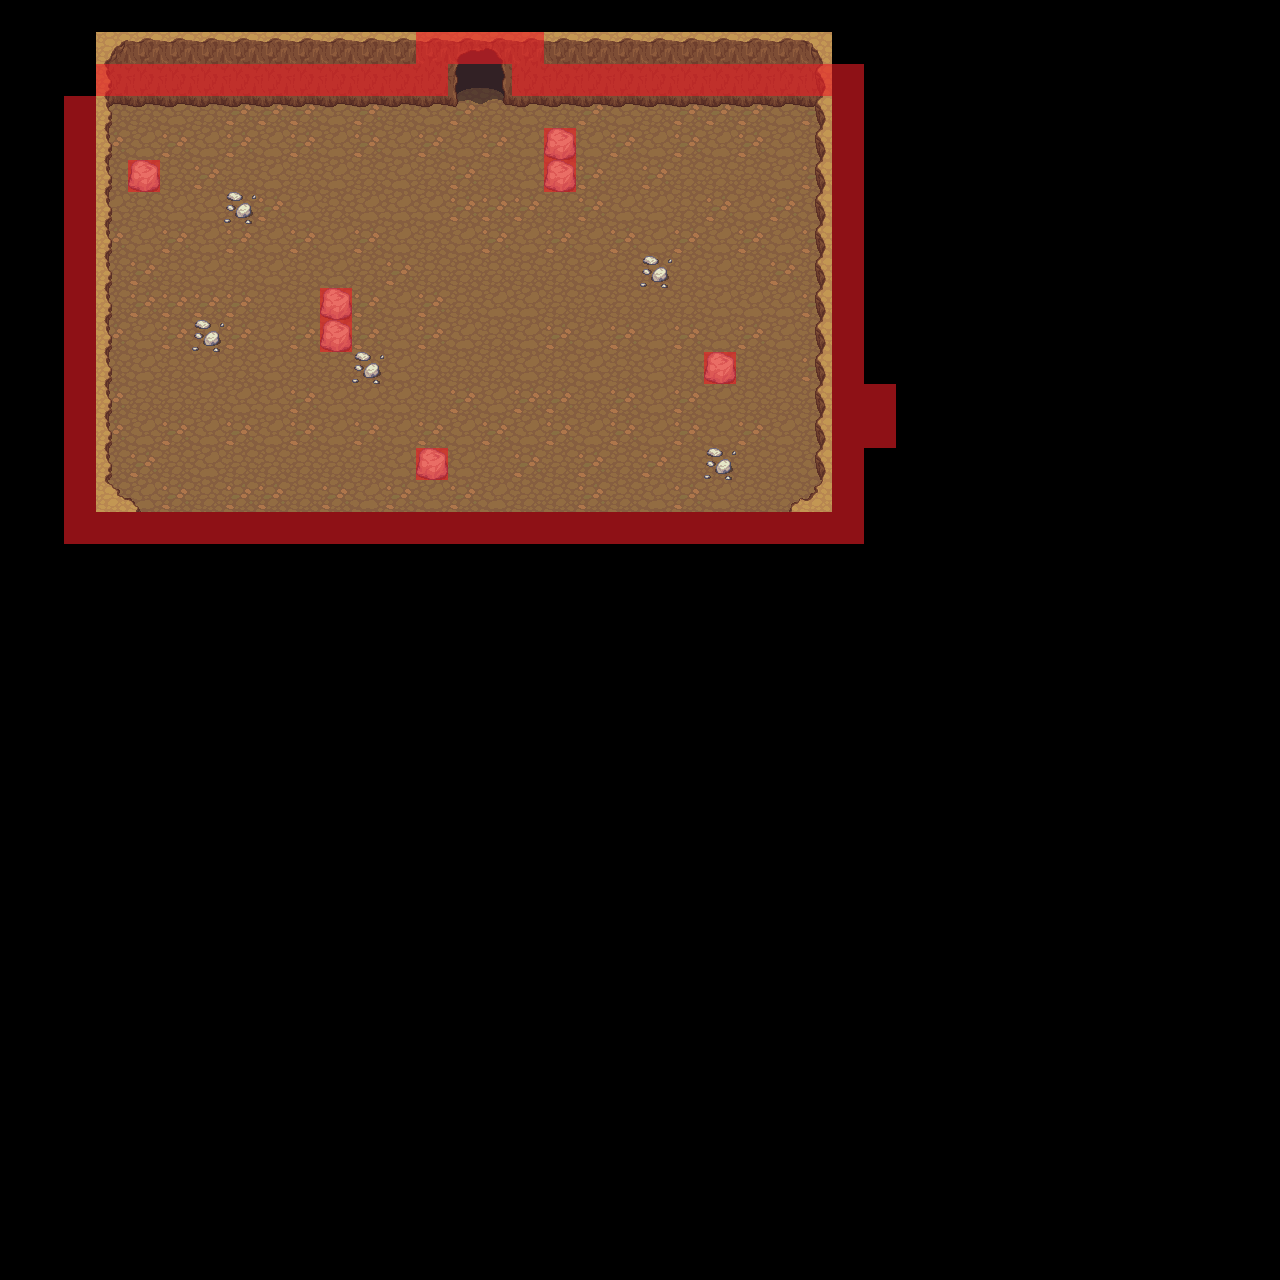

A level layout from a 2D game, rendered from its tile map. Below: a short description, then the map file with tile-grid data replaced by summaries:
An orthogonal 40x40 tile map with 32x32 px tiles, 7 tile layers (Floor, Path, Objects, Low Wall, ...), 39 tilesets and 1 object.

<map version="1.0" orientation="orthogonal" renderorder="right-down" width="40" height="40" tilewidth="32" tileheight="32" nextobjectid="1">
 <tileset firstgid="1" name="castlefloors_outside" tilewidth="32" tileheight="32" tilecount="20" columns="4">
  <image source="../ArtworkAssets/LPC Base Assets/LPC Base Assets/tiles/castlefloors_outside.png" width="128" height="160" />
 </tileset>
 <tileset firstgid="21" name="castlewalls" tilewidth="32" tileheight="32" tilecount="180" columns="12">
  <image source="../ArtworkAssets/LPC Base Assets/LPC Base Assets/tiles/castlewalls.png" width="384" height="480" />
 </tileset>
 <tileset firstgid="201" name="cement" tilewidth="32" tileheight="32" tilecount="18" columns="3">
  <image source="../ArtworkAssets/LPC Base Assets/LPC Base Assets/tiles/cement.png" width="96" height="192" />
 </tileset>
 <tileset firstgid="219" name="cementstair" tilewidth="32" tileheight="32" tilecount="20" columns="5">
  <image source="../ArtworkAssets/LPC Base Assets/LPC Base Assets/tiles/cementstair.png" width="160" height="128" />
 </tileset>
 <tileset firstgid="239" name="chests" tilewidth="32" tileheight="32" tilecount="6" columns="2">
  <image source="../ArtworkAssets/LPC Base Assets/LPC Base Assets/tiles/chests.png" width="64" height="96" />
 </tileset>
 <tileset firstgid="245" name="country" tilewidth="32" tileheight="32" tilecount="20" columns="5">
  <image source="../ArtworkAssets/LPC Base Assets/LPC Base Assets/tiles/country.png" width="160" height="128" />
 </tileset>
 <tileset firstgid="265" name="cup" tilewidth="32" tileheight="32" tilecount="2" columns="1">
  <image source="../ArtworkAssets/LPC Base Assets/LPC Base Assets/tiles/cup.png" width="32" height="64" />
 </tileset>
 <tileset firstgid="267" name="dirt" tilewidth="32" tileheight="32" tilecount="18" columns="3">
  <image source="../ArtworkAssets/LPC Base Assets/LPC Base Assets/tiles/dirt.png" width="96" height="192" />
 </tileset>
 <tileset firstgid="285" name="dirt2" tilewidth="32" tileheight="32" tilecount="18" columns="3">
  <image source="../ArtworkAssets/LPC Base Assets/LPC Base Assets/tiles/dirt2.png" width="96" height="192" />
 </tileset>
 <tileset firstgid="303" name="dungeon" tilewidth="32" tileheight="32" tilecount="104" columns="13">
  <image source="../ArtworkAssets/LPC Base Assets/LPC Base Assets/tiles/dungeon.png" width="416" height="256" />
 </tileset>
 <tileset firstgid="407" name="grass" tilewidth="32" tileheight="32" tilecount="18" columns="3">
  <image source="../ArtworkAssets/LPC Base Assets/LPC Base Assets/tiles/grass.png" width="96" height="192" />
 </tileset>
 <tileset firstgid="425" name="grassalt" tilewidth="32" tileheight="32" tilecount="18" columns="3">
  <image source="../ArtworkAssets/LPC Base Assets/LPC Base Assets/tiles/grassalt.png" width="96" height="192" />
 </tileset>
 <tileset firstgid="443" name="hole" tilewidth="32" tileheight="32" tilecount="18" columns="3">
  <image source="../ArtworkAssets/LPC Base Assets/LPC Base Assets/tiles/hole.png" width="96" height="192" />
 </tileset>
 <tileset firstgid="461" name="holek" tilewidth="32" tileheight="32" tilecount="18" columns="3">
  <image source="../ArtworkAssets/LPC Base Assets/LPC Base Assets/tiles/holek.png" width="96" height="192" />
 </tileset>
 <tileset firstgid="479" name="holemid" tilewidth="32" tileheight="32" tilecount="18" columns="3">
  <image source="../ArtworkAssets/LPC Base Assets/LPC Base Assets/tiles/holemid.png" width="96" height="192" />
 </tileset>
 <tileset firstgid="497" name="house" tilewidth="32" tileheight="32" tilecount="63" columns="9">
  <image source="../ArtworkAssets/LPC Base Assets/LPC Base Assets/tiles/house.png" width="288" height="224" />
 </tileset>
 <tileset firstgid="560" name="inside" tilewidth="32" tileheight="32" tilecount="100" columns="10">
  <image source="../ArtworkAssets/LPC Base Assets/LPC Base Assets/tiles/inside.png" width="320" height="320" />
 </tileset>
 <tileset firstgid="660" name="kitchen" tilewidth="32" tileheight="32" tilecount="8" columns="2">
  <image source="../ArtworkAssets/LPC Base Assets/LPC Base Assets/tiles/kitchen.png" width="64" height="128" />
 </tileset>
 <tileset firstgid="668" name="lava" tilewidth="32" tileheight="32" tilecount="18" columns="3">
  <image source="../ArtworkAssets/LPC Base Assets/LPC Base Assets/tiles/lava.png" width="96" height="192" />
 </tileset>
 <tileset firstgid="686" name="lavarock" tilewidth="32" tileheight="32" tilecount="18" columns="3">
  <image source="../ArtworkAssets/LPC Base Assets/LPC Base Assets/tiles/lavarock.png" width="96" height="192" />
 </tileset>
 <tileset firstgid="704" name="mountains" tilewidth="32" tileheight="32" tilecount="108" columns="12">
  <image source="../ArtworkAssets/LPC Base Assets/LPC Base Assets/tiles/mountains.png" width="384" height="288" />
 </tileset>
 <tileset firstgid="812" name="rock" tilewidth="32" tileheight="32" tilecount="2" columns="2">
  <image source="../ArtworkAssets/LPC Base Assets/LPC Base Assets/tiles/rock.png" width="64" height="32" />
 </tileset>
 <tileset firstgid="814" name="signs" tilewidth="32" tileheight="32" tilecount="6" columns="3">
  <image source="../ArtworkAssets/LPC Base Assets/LPC Base Assets/tiles/signs.png" width="96" height="64" />
 </tileset>
 <tileset firstgid="820" name="stairs" tilewidth="32" tileheight="32" tilecount="112" columns="8">
  <image source="../ArtworkAssets/LPC Base Assets/LPC Base Assets/tiles/stairs.png" width="256" height="448" />
 </tileset>
 <tileset firstgid="932" name="treetop" tilewidth="32" tileheight="32" tilecount="42" columns="6">
  <image source="../ArtworkAssets/LPC Base Assets/LPC Base Assets/tiles/treetop.png" width="192" height="224" />
 </tileset>
 <tileset firstgid="974" name="trunk" tilewidth="32" tileheight="32" tilecount="18" columns="6">
  <image source="../ArtworkAssets/LPC Base Assets/LPC Base Assets/tiles/trunk.png" width="192" height="96" />
 </tileset>
 <tileset firstgid="992" name="victoria" tilewidth="32" tileheight="32" tilecount="55" columns="11">
  <image source="../ArtworkAssets/LPC Base Assets/LPC Base Assets/tiles/victoria.png" width="352" height="160" />
 </tileset>
 <tileset firstgid="1047" name="water" tilewidth="32" tileheight="32" tilecount="18" columns="3">
  <image source="../ArtworkAssets/LPC Base Assets/LPC Base Assets/tiles/water.png" width="96" height="192" />
 </tileset>
 <tileset firstgid="1065" name="waterfall" tilewidth="32" tileheight="32" tilecount="15" columns="3">
  <image source="../ArtworkAssets/LPC Base Assets/LPC Base Assets/tiles/waterfall.png" width="96" height="160" />
 </tileset>
 <tileset firstgid="1080" name="watergrass" tilewidth="32" tileheight="32" tilecount="18" columns="3">
  <image source="../ArtworkAssets/LPC Base Assets/LPC Base Assets/tiles/watergrass.png" width="96" height="192" />
 </tileset>
 <tileset firstgid="1098" name="barrel" tilewidth="32" tileheight="32" tilecount="8" columns="4">
  <image source="../ArtworkAssets/LPC Base Assets/LPC Base Assets/tiles/barrel.png" width="128" height="64" />
 </tileset>
 <tileset firstgid="1106" name="brackish" tilewidth="32" tileheight="32" tilecount="18" columns="3">
  <image source="../ArtworkAssets/LPC Base Assets/LPC Base Assets/tiles/brackish.png" width="96" height="192" />
 </tileset>
 <tileset firstgid="1124" name="bridges" tilewidth="32" tileheight="32" tilecount="42" columns="6">
  <image source="../ArtworkAssets/LPC Base Assets/LPC Base Assets/tiles/bridges.png" width="192" height="224" />
 </tileset>
 <tileset firstgid="1166" name="buckets" tilewidth="32" tileheight="32" tilecount="6" columns="3">
  <image source="../ArtworkAssets/LPC Base Assets/LPC Base Assets/tiles/buckets.png" width="96" height="64" />
 </tileset>
 <tileset firstgid="1172" name="cabinets" tilewidth="32" tileheight="32" tilecount="78" columns="6">
  <image source="../ArtworkAssets/LPC Base Assets/LPC Base Assets/tiles/cabinets.png" width="192" height="416" />
 </tileset>
 <tileset firstgid="1250" name="castle_lightsources" tilewidth="32" tileheight="32" tilecount="20" columns="5">
  <image source="../ArtworkAssets/LPC Base Assets/LPC Base Assets/tiles/castle_lightsources.png" width="160" height="128" />
 </tileset>
 <tileset firstgid="1270" name="castle_outside" tilewidth="32" tileheight="32" tilecount="187" columns="17">
  <image source="../ArtworkAssets/LPC Base Assets/LPC Base Assets/tiles/castle_outside.png" width="544" height="352" />
 </tileset>
 <tileset firstgid="1457" name="castlefloors" tilewidth="32" tileheight="32" tilecount="100" columns="10">
  <image source="../ArtworkAssets/LPC Base Assets/LPC Base Assets/tiles/castlefloors.png" width="320" height="320" />
 </tileset>
 <tileset firstgid="1557" name="RedCollison" tilewidth="32" tileheight="32" tilecount="1" columns="1">
  <image source="../ArtworkAssets/RedCollison.png" width="32" height="32" />
  <tile id="0">
   <objectgroup draworder="index">
    <object id="1" x="0" y="0.333333" width="32" height="31.3333" />
   </objectgroup>
  </tile>
 </tileset>
 <layer name="Floor" width="40" height="40">
  <data>[1600 cells, 322 non-empty, 3 distinct tile ids]</data>
 </layer>
 <layer name="Path" width="40" height="40">
  <data>[1600 cells, 0 non-empty, 0 distinct tile ids]</data>
 </layer>
 <layer name="Objects" width="40" height="40">
  <data>[1600 cells, 12 non-empty, 2 distinct tile ids]</data>
 </layer>
 <layer name="Low Wall" width="40" height="40">
  <data>[1600 cells, 46 non-empty, 8 distinct tile ids]</data>
 </layer>
 <layer name="Roof/TreeTop" width="40" height="40">
  <data>[1600 cells, 53 non-empty, 11 distinct tile ids]</data>
 </layer>
 <layer name="Objects 2" width="40" height="40">
  <data>[1600 cells, 0 non-empty, 0 distinct tile ids]</data>
 </layer>
 <layer name="Collisions" width="40" height="40" opacity="0.6">
  <data>[1600 cells, 86 non-empty, 1 distinct tile ids]</data>
 </layer>
</map>
